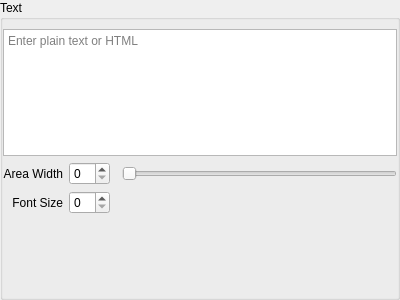
<?xml version="1.0" encoding="UTF-8"?>
<ui version="4.0">
 <class>TextOverlaySettingsWidget</class>
 <widget class="QWidget" name="TextOverlaySettingsWidget">
  <property name="geometry">
   <rect>
    <x>0</x>
    <y>0</y>
    <width>400</width>
    <height>300</height>
   </rect>
  </property>
  <layout class="QVBoxLayout" name="verticalLayout">
   <property name="leftMargin">
    <number>0</number>
   </property>
   <property name="topMargin">
    <number>0</number>
   </property>
   <property name="rightMargin">
    <number>0</number>
   </property>
   <property name="bottomMargin">
    <number>0</number>
   </property>
   <item>
    <widget class="QGroupBox" name="groupBox">
     <property name="title">
      <string>Text</string>
     </property>
     <property name="flat">
      <bool>true</bool>
     </property>
     <layout class="QGridLayout" name="gridLayout">
      <property name="leftMargin">
       <number>0</number>
      </property>
      <property name="rightMargin">
       <number>0</number>
      </property>
      <item row="0" column="0" colspan="4">
       <widget class="QPlainTextEdit" name="plainTextEdit">
        <property name="placeholderText">
         <string>Enter plain text or HTML</string>
        </property>
       </widget>
      </item>
      <item row="2" column="1">
       <widget class="QSpinBox" name="fontSizeSpinBox"/>
      </item>
      <item row="1" column="1">
       <widget class="QSpinBox" name="widthSpinBox"/>
      </item>
      <item row="2" column="0">
       <widget class="QLabel" name="fontSizeLabel">
        <property name="text">
         <string>Font Size</string>
        </property>
        <property name="alignment">
         <set>Qt::AlignRight|Qt::AlignTrailing|Qt::AlignVCenter</set>
        </property>
        <property name="buddy">
         <cstring>fontSizeSpinBox</cstring>
        </property>
       </widget>
      </item>
      <item row="1" column="0">
       <widget class="QLabel" name="widthLabel">
        <property name="text">
         <string>Area Width</string>
        </property>
        <property name="alignment">
         <set>Qt::AlignRight|Qt::AlignTrailing|Qt::AlignVCenter</set>
        </property>
        <property name="buddy">
         <cstring>widthSpinBox</cstring>
        </property>
       </widget>
      </item>
      <item row="1" column="3">
       <widget class="QSlider" name="widthSlider">
        <property name="orientation">
         <enum>Qt::Horizontal</enum>
        </property>
       </widget>
      </item>
      <item row="2" column="3">
       <spacer name="horizontalSpacer">
        <property name="orientation">
         <enum>Qt::Horizontal</enum>
        </property>
        <property name="sizeHint" stdset="0">
         <size>
          <width>40</width>
          <height>20</height>
         </size>
        </property>
       </spacer>
      </item>
      <item row="3" column="0" colspan="4">
       <spacer name="verticalSpacer">
        <property name="orientation">
         <enum>Qt::Vertical</enum>
        </property>
        <property name="sizeHint" stdset="0">
         <size>
          <width>20</width>
          <height>138</height>
         </size>
        </property>
       </spacer>
      </item>
     </layout>
    </widget>
   </item>
  </layout>
 </widget>
 <tabstops>
  <tabstop>plainTextEdit</tabstop>
  <tabstop>widthSpinBox</tabstop>
  <tabstop>widthSlider</tabstop>
  <tabstop>fontSizeSpinBox</tabstop>
 </tabstops>
 <resources/>
 <connections/>
</ui>
